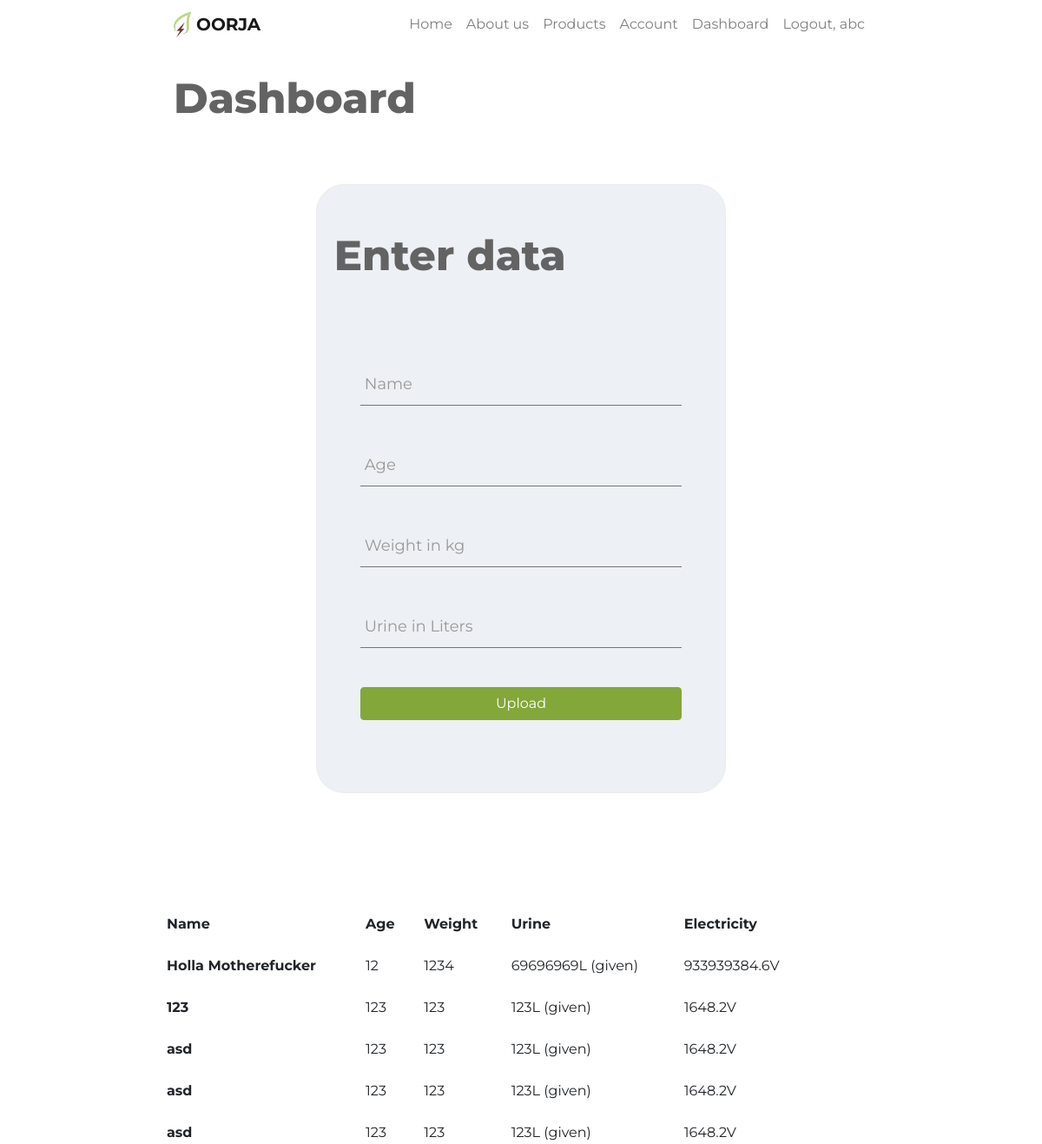
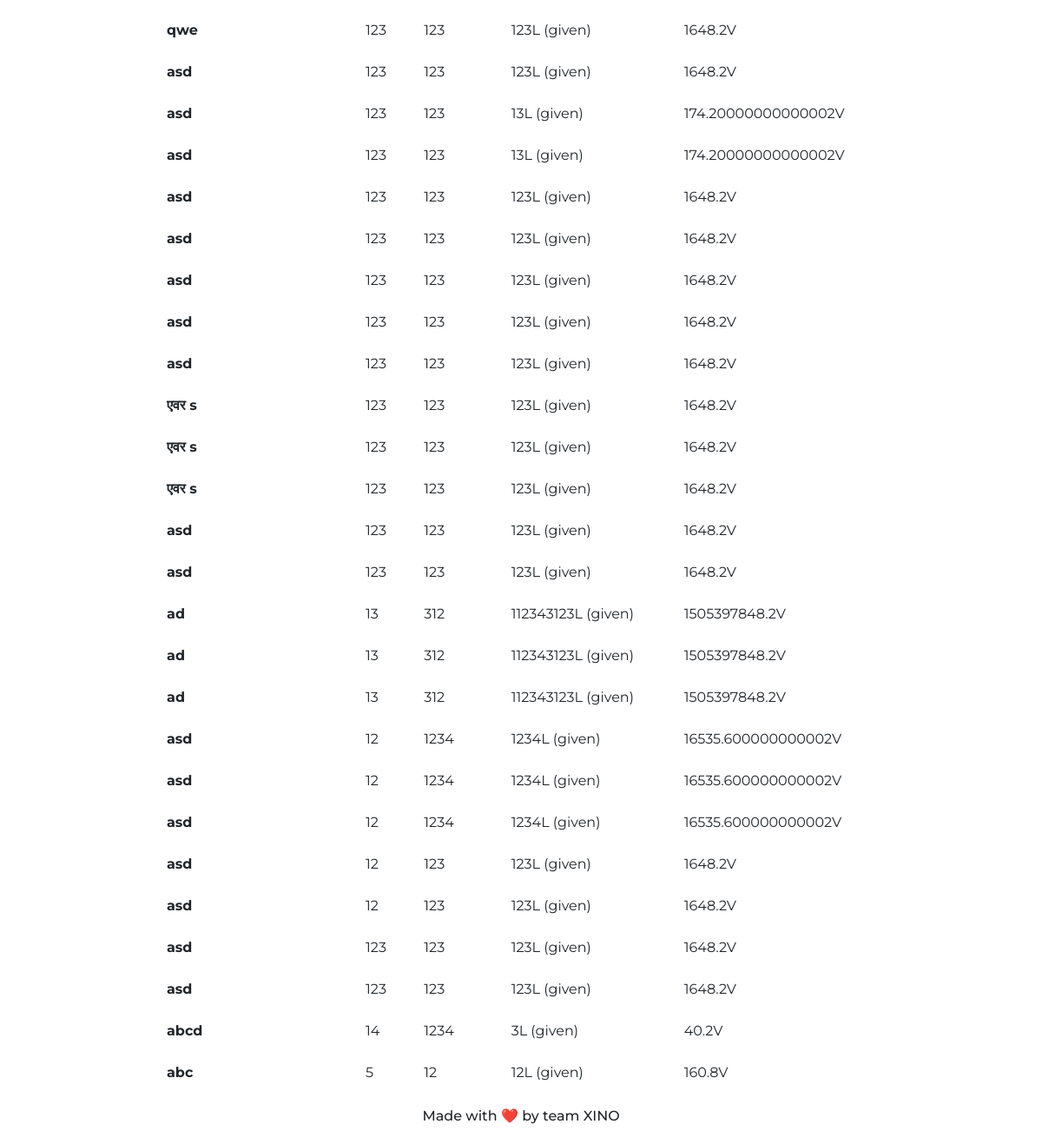
The page /allcows (signed in) on the database its author committed (2 pictures, top to bottom).
### make/models.py (models this page shows, shortened)
class User(db.Model,UserMixin):
    __tablename__ = 'users'
    id = db.Column(db.Integer,primary_key = True)
    name = db.Column(db.String(64))
    username = db.Column(db.String , unique = True)
    profile_image = db.Column(db.String(64), nullable = False , default = 'user.png')
    email = db.Column(db.String(64),unique = True,index = True)
    password_hash = db.Column(db.String(128))
    cow = db.relationship('Cow' , backref = 'user' , lazy = 'dynamic')

class Cow(db.Model):
    __tablename__ = 'rent'
    id = db.Column(db.Integer , primary_key = True)
    name = db.Column(db.String)
    age = db.Column(db.Integer)
    urine = db.Column(db.Integer)
    weight = db.Column(db.Integer)
    userid = db.Column(db.Integer , db.ForeignKey('users.id'))

### app.py (the view, shortened to what this page needs)
@app.route('/allcows', methods=['GET', 'POST'])
@login_required
def all_cow():
    form = CowForm()
    mycow = Cow.query.filter_by(
        userid=current_user.id).order_by(Cow.id.desc())
    return render_template('all_cow.html', cow=mycow, form=form)

### make/forms.py
class CowForm(FlaskForm):
    name = StringField('Name of your cow', validators=[DataRequired()])
    age = IntegerField('Age of your cow',  validators = [DataRequired()])
    weight = IntegerField('Weight of your cow' , validators=[DataRequired()])
    urine = IntegerField('Litres of urine passed per day' , validators=[DataRequired()])
    submit = SubmitField('Upload')

### make/models.py (called while the page is built)
@login_manager.user_loader
def load_user(user_id):
    return User.query.get(user_id)

### make/templates/all_cow.html (shortened to what this page needs)
{%extends 'base.html'%}
{%block content%}
<div class="container col trial">
  <br />
  <h1 class="head">Dashboard</h1>
  <form method="POST" class="col-sm-7">
    <h1 class="head">Enter data</h1>
    <br><br>
    <div style="padding: 35px;">
      <div class="group">
        {{form.name}}
        <span class="highlight"></span>
        <label>Name</label>
      </div>
      <div class="group">
        {{form.age}}
        <span class="highlight"></span>
        <label>Age</label>
      </div>
      <div class="group">
        {{form.weight}}
        <span class="highlight"></span>
        <label>Weight in kg</label>
      </div>
      <div class="group">
        {{form.urine}}
        <span class="highlight"></span>
        <label>Urine in Liters</label>
      </div>
      <div class="form-group" style="margin-top: 3%">
        {{form.submit(class ="btn btn-primary change")}}
      </div>
    </div>
  </form>
</div>
<br>
<br>
<div class="table-responsive ">
  <table class="table  table-borderless">
    <thead>
      <tr>
        <th scope="col">Name</th>
        <th scope="col">Age</th>
        <th scope="col">Weight</th>
        <th scope="col">Urine</th>
        <th scope="col">Electricity</th>
      </tr>
    </thead>
    <tbody>
      {% for c in cow %}
      <tr>
        <th>{{c.name}}</th>
        <td>{{c.age}}</td>
        <td>{{c.weight}}</td>
        <td>{{c.urine}}L (given)</td>
        <td>{{c.urine * 13.4}}V</td>
      </tr>
      {% endfor %}
    </tbody>
  </table>
</div>
{%endblock%}

### make/templates/base.html (shortened to what this page needs)
<!DOCTYPE html>
<html lang="en">
<head>
  <link rel="stylesheet" href="https://stackpath.bootstrapcdn.com/bootstrap/4.5.2/css/bootstrap.min.css"
>
  <link rel="stylesheet" type="text/css" href="{{url_for('static', filename='styles/main.css')}}">
</head>
<body data-spy="scroll" data-target="#navbar">
  <section class="nav-sty">
    <nav class="navbar navbar-expand-lg navbar-light" id="navbar">
      <a class="navbar-brand bold" href="{{url_for('index')}}"><img src="{{ url_for('static', filename='logo.png') }}"
          width="30" height="30" class="d-inline-block align-top" loading="lazy"><b>OORJA</b></a>
      <div class="collapse navbar-collapse" id="navbarText">
        <ul class="navbar-nav ml-auto nav-bg">
          <li class=" nav-item ">
            <a class=" nav-link" href="{{url_for('index')}}">Home</a>
          </li>
          <li class="nav-item">
            <a class="nav-link" href="#abt_us">About us</a>
          </li>
          <li class="nav-item">
            <a class="nav-link" href="#pro">Products</a>
          </li>
          {%if current_user.is_authenticated%}
          <li><a class="nav-link" href="{{url_for('account')}}">Account</a></li>
          <li><a class="nav-link " href="{{url_for('all_cow')}}">Dashboard</a></li>
          <li><a class="nav-link" href="{{ url_for('logout') }}">Logout, {{current_user.username}}</a></li>
          {%endif%}
        </ul>
      </div>
    </nav>
  </section>
  {%block content%} {%endblock%}
  <div class="container">
    <div class="row col justify-content-center" style="margin:0;">
      <h6> Made with <span role="img" aria-label="Red heart">❤️</span> by team XINO</h6>
    </div>
  </div>
</body>
</html>

### make/static/styles/main.css (style rules this page uses)
body { font-family: 'Montserrat', sans-serif; margin: 0; padding:0 180px; }
.container { padding-bottom: 15px; }
h1 { color: #636363; }
form { margin: 4em auto; padding: 3em 2em 2em 2em; background: #edf0f4; border: 1px solid #ebebeb; border-radius: 2em; }
.head { font-weight: 800; font-size: 3em; padding:5px; }
.group { position: relative; margin-bottom: 45px; }
input { font-size: 18px; padding: 10px 10px 10px 5px; -webkit-appearance: none; display: block; background: #edf0f4; color: #636363; width: 100%; border: none; border-radius: 0; border-bottom: 1px solid #757575; }
.group label { color: #999; font-size: 18px; font-weight: normal; position: absolute; pointer-events: none; left: 5px; top: 10px; transition: all 0.2s ease; }
.highlight { position: absolute; height: 60%; width: 100px; top: 25%; left: 0; pointer-events: none; opacity: 0.5; }
.btn-primary { background-color: #83A739; border-color: #83A739; }

### rows shown on the page
User: username "abc"
Cow: name "Holla Motherefucker", age "12", weight "1234", urine "69696969", c.urine*13.4 "933939384.6"
Cow: name "123", age "123", weight "123", urine "123", c.urine*13.4 "1648.2"
Cow: name "asd", age "123", weight "123", urine "123", c.urine*13.4 "1648.2"
Cow: name "asd", age "123", weight "123", urine "123", c.urine*13.4 "1648.2"
Cow: name "asd", age "123", weight "123", urine "123", c.urine*13.4 "1648.2"
Cow: name "qwe", age "123", weight "123", urine "123", c.urine*13.4 "1648.2"
Cow: name "asd", age "123", weight "123", urine "123", c.urine*13.4 "1648.2"
Cow: name "asd", age "123", weight "123", urine "13", c.urine*13.4 "174.20000000000002"
Cow: name "asd", age "123", weight "123", urine "13", c.urine*13.4 "174.20000000000002"
Cow: name "asd", age "123", weight "123", urine "123", c.urine*13.4 "1648.2"
Cow: name "asd", age "123", weight "123", urine "123", c.urine*13.4 "1648.2"
Cow: name "asd", age "123", weight "123", urine "123", c.urine*13.4 "1648.2"
Cow: name "asd", age "123", weight "123", urine "123", c.urine*13.4 "1648.2"
Cow: name "asd", age "123", weight "123", urine "123", c.urine*13.4 "1648.2"
Cow: name "एवर s", age "123", weight "123", urine "123", c.urine*13.4 "1648.2"
Cow: name "एवर s", age "123", weight "123", urine "123", c.urine*13.4 "1648.2"
Cow: name "एवर s", age "123", weight "123", urine "123", c.urine*13.4 "1648.2"
Cow: name "asd", age "123", weight "123", urine "123", c.urine*13.4 "1648.2"
Cow: name "asd", age "123", weight "123", urine "123", c.urine*13.4 "1648.2"
Cow: name "ad", age "13", weight "312", urine "112343123", c.urine*13.4 "1505397848.2"
Cow: name "ad", age "13", weight "312", urine "112343123", c.urine*13.4 "1505397848.2"
Cow: name "ad", age "13", weight "312", urine "112343123", c.urine*13.4 "1505397848.2"
Cow: name "asd", age "12", weight "1234", urine "1234", c.urine*13.4 "16535.600000000002"
Cow: name "asd", age "12", weight "1234", urine "1234", c.urine*13.4 "16535.600000000002"
Cow: name "asd", age "12", weight "1234", urine "1234", c.urine*13.4 "16535.600000000002"
Cow: name "asd", age "12", weight "123", urine "123", c.urine*13.4 "1648.2"
Cow: name "asd", age "12", weight "123", urine "123", c.urine*13.4 "1648.2"
Cow: name "asd", age "123", weight "123", urine "123", c.urine*13.4 "1648.2"
Cow: name "asd", age "123", weight "123", urine "123", c.urine*13.4 "1648.2"
Cow: name "abcd", age "14", weight "1234", urine "3", c.urine*13.4 "40.2"
Cow: name "abc", age "5", weight "12", urine "12", c.urine*13.4 "160.8"
